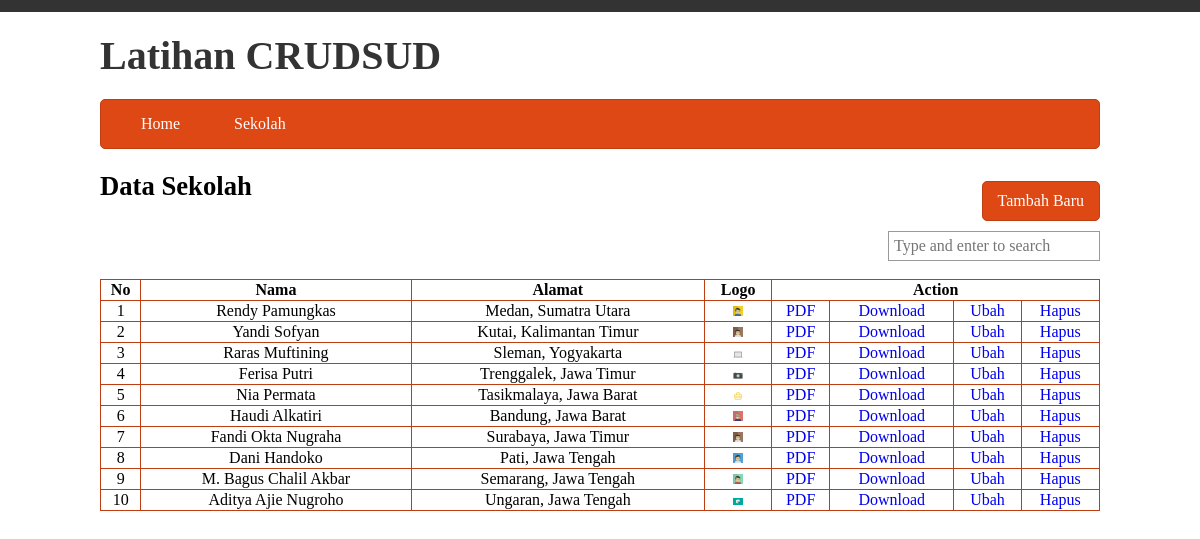
The page /index.php?p=sekolah on the database its author committed.
### tables this page shows
CREATE TABLE `sekolah` (
  `id` int(11) NOT NULL AUTO_INCREMENT,
  `nama` varchar(255) NOT NULL,
  `alamat` text NOT NULL,
  `logo` varchar(255) NOT NULL,
  PRIMARY KEY (`id`)
);

### conf.php (called while the page is built, shortened)
<?php
function get($val){
    return
    isset($_GET[$val])?htmlspecialchars($_GET[$val]):null;
}
function post($val){
    return
    isset($_POST[$val])?htmlspecialchars($_POST[$val]):  null;
} function inc($val){
    include file_exists($val.'.php')?$val.'.php':'nofile.php';
}
?>

### tampilan/sekolah/all.php (the view, shortened to what this page needs)
<?php
$addonq = '';
$hasil = $koneksi->prepare("SELECT * FROM sekolah ".$addonq." ORDER BY id DESC");
$hasil->execute();
$data = $hasil->fetchAll();
?>
<a class="btn pull-right" href="index.php?p=sekolah&m=add">Tambah Baru</a>
<h2>Data Sekolah</h2>
<div style="clear:both;width:200px;margin-right:12px;" class="pull-right">
    <form action="index.php?p=sekolah&m=search">
        <input autocomplete="off" type="text" name="q" placeHolder="Type and enter to search" value="<?php echo (get("q"));?>">
    </form>
</div>
<div style="clear:both">&nbsp;</div>
    <table class="data">
    <thead>
        <tr>
            <th>No</th>
            <th>Nama</th>
            <th>Alamat</th>
            <th>Logo</th>
            <th colspan="4">Action</th>
        </tr>
    </thead>
    <tbody>
    <?php
    $i = 1;
    foreach ($data as $key) {
    ?>
        <tr>
            <td><?php echo $i;?></td>
            <td><?php echo $key['nama'];?></td>
            <td><?php echo $key['alamat'];?></td>
            <td><img class="img-mini" src="assets/foto/<?php echo $key['logo'];?>"></td>
            <td><a target="blank" href="proses/sekolah/pdf.php?id=<?php echo $key['id'];?>">PDF</a></td>
            <td><a href="proses/sekolah/download.php?id=10<?php echo $key['id'];?>">Download</a></td>
            <td><a href="index.php?p=sekolah&m=edit&id=<?php echo $key['id'];?>">Ubah</a></td>
            <td><a onclick="return confirm('Hapus Data <?php echo $key['nama'];?>')"href="proses/sekolah/hapus.php?id=<?php echo $key['id'];?>">Hapus</a></td>
        </tr>
    <?php
    $i++;
    }
    ?>
</tbody>
</table>

### index.php (shortened to what this page needs)
<?php
include 'conf.php';
?>
<!DOCTYPE html>
<html lang="en">
<head>
    <link rel="stylesheet" href="assets/css/css.css" type="text/css">
</head>
<body>
    <div class="top-gray"></div>
    <div class="header">
        <div class="big-logo">Latihan CRUDSUD</div>
        <?php include 'menu.php'; ?>
    </div>
    <div class="content">
        <div class="container">
            <?php
                if(!is_null(get('p'))){
                    switch (get('p')){
                        case 'sekolah' :
                           switch (get('m')){
                               default:
                               inc('tampilan/sekolah/all');
                            break;
                           }
                    break;
                    }
                } else {
                    inc('home');
                }
            ?>
        </div>
    </div>
</body>
</html>

### menu.php (shortened to what this page needs)
<!DOCTYPE html>
<html lang="en">
<head>
</head>
<body>
<div class="menu">
    <ul>
        <li><a href="index.php?p=home">Home</a></li>
        <li><a href="index.php?p=sekolah">Sekolah</a></li>
    </ul>
</div>
</body>
</html>

### assets/css/css.css (style rules this page uses)
* { outline: none; }
body { margin: 0; font-family: Candara; }
a { text-decoration: none; }
h2 { font-size: 20pt; }
.top-gray { width:100%; height: 12px; background:#333; }
.header { width:1000px; margin: 0 auto; }
.menu { background: #dd4814; border:1px solid #bf3e11; border-radius: 5px; }
.menu ul { margin: 0 15px; padding: 0; }
.menu ul li { list-style: none; display: inline-block; padding: 15px 25px; }
.menu ul li a { color: #fff; }
.big-logo { font-size: 30pt; color:#333; padding: 20px 0; font-weight: bold; }
.content { width:1000px; margin: 0 auto; }
button,.btn { background: #dd4814; border:1px solid #bf3e11; border-radius: 5px; padding: 10px 15px; color:white; display: inline-block; margin: 10px 0; font-family: Candara; font-size: 12pt; }
.pull-right { float: right; }
.img-mini { max-width: 10px; max-height: 10px; }
table { width: 100%; }
table.data,table.data tr th,table.data tr td { border-collapse: collapse; border: 1px solid #bf3e11; }
table.data tr td { text-align: center; }
input { font-size: 12pt; font-family: Candara; padding: 5px; width: 100%; border:1px solid #999; }

### rows shown on the page
sekolah: nama "Rendy Pamungkas", alamat "Medan, Sumatra Utara", logo (picture)
sekolah: nama "Yandi Sofyan", alamat "Kutai, Kalimantan Timur", logo (picture)
sekolah: nama "Raras Muftining", alamat "Sleman, Yogyakarta", logo (picture)
sekolah: nama "Ferisa Putri", alamat "Trenggalek, Jawa Timur", logo (picture)
sekolah: nama "Nia Permata", alamat "Tasikmalaya, Jawa Barat", logo (picture)
sekolah: nama "Haudi Alkatiri", alamat "Bandung, Jawa Barat", logo (picture)
sekolah: nama "Fandi Okta Nugraha", alamat "Surabaya, Jawa Timur", logo (picture)
sekolah: nama "Dani Handoko", alamat "Pati, Jawa Tengah", logo (picture)
sekolah: nama "M. Bagus Chalil Akbar", alamat "Semarang, Jawa Tengah", logo (picture)
sekolah: nama "Aditya Ajie Nugroho", alamat "Ungaran, Jawa Tengah", logo (picture)
